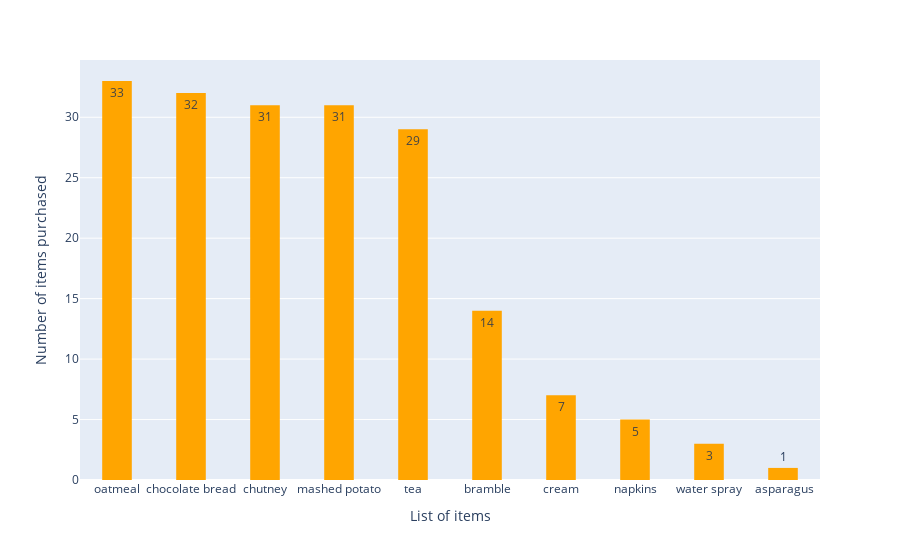

Notebook code cell kept with this figure:
### Markdown cell above
## **Observations: Bottom 10 items purchased at the store**

### Code cell
import plotly.express as px

fig = px.histogram(df_table.tail(10), x="col_all", y="count",  text_auto=True,  color_discrete_sequence=["orange"])
fig.update_layout(bargap=0.6)
fig.update_layout(yaxis_title='Number of items purchased', xaxis_title='List of items')
fig.show()

### Figure 1 — Plotly figure (JSON) as saved in the notebook; plotly's stock layout.template omitted (floating-point values rounded to 4 significant figures)
{"data": [{"alignmentgroup": "True", "bingroup": "x", "histfunc": "sum", "hovertemplate": "col_all=%{x}<br>sum of count=%{y}<extra></extra>", "legendgroup": "", "marker": {"color": "orange", "pattern": {"shape": ""}}, "name": "", "offsetgroup": "", "orientation": "v", "showlegend": false, "texttemplate": "%{value}", "type": "histogram", "x": ["oatmeal", "chocolate bread", "chutney", "mashed potato", "tea", "bramble", "cream", "napkins", "water spray", " asparagus"], "xaxis": "x", "y": [33, 32, 31, 31, 29, 14, 7, 5, 3, 1], "yaxis": "y"}], "layout": {"bargap": 0.6, "barmode": "relative", "legend": {"tracegroupgap": 0}, "margin": {"t": 60}, "xaxis": {"anchor": "y", "domain": [0, 1], "title": {"text": "List of items"}}, "yaxis": {"anchor": "x", "domain": [0, 1], "title": {"text": "Number of items purchased"}}}}
